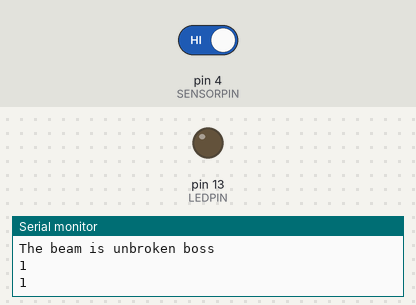
The sketch below on a simulated Arduino Uno, built with avr-gcc and run on an emulated ATmega328P. Shown: output pins drawn as LEDs (lit = HIGH), the last lines printed to the serial monitor. The inputs (shaded band) are chosen by the test bench; at power-on: pin 4 (SENSORPIN) HIGH.

Above: at 1.2 s.
1.3 s: pin 4 (SENSORPIN) driven LOW
At 1.9 s:
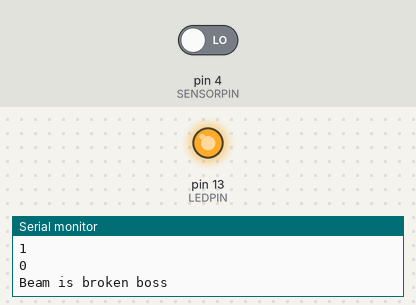
Timing chart, 0 to 4.3 s (numbered marks = the images above; inputs shaded):
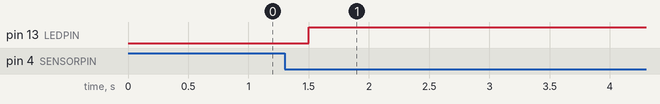

Measured:
- after the input at 1.3 s, pin 13 (LEDPIN): LOW → HIGH after 0.20 s

The sketch:

detectChange.ino
```cpp
#include <Wire.h>

#define LEDPIN 13
#define SENSORPIN 4

int sensorState = 0;
int lastState = 0;
int connection = 0;

void setup() {
  // put your setup code here, to run once:
  Serial.begin(9600);
  Wire.begin(0x08);
  pinMode(LEDPIN, OUTPUT);
  pinMode(SENSORPIN, INPUT_PULLUP);
  Wire.onRequest(sendEvent);
  Wire.onReceive(receiveEvent);

}

void receiveEvent(int starter) {
  Serial.print(starter);
  connection = starter;
}

void sendEvent() {
  Wire.write(sensorState);
}

void loop() {

  sensorState = digitalRead(SENSORPIN);
  Serial.println(sensorState);

  if (sensorState == LOW) {
    digitalWrite(LEDPIN, HIGH);
  }
  else {
    digitalWrite(LEDPIN, LOW);
  }

  if (sensorState && !lastState) {
    Serial.println("The beam is unbroken boss");
  }
  if (!sensorState && lastState) {
    Serial.println("Beam is broken boss");

    delay(5000);
  }
  lastState = sensorState;

  delay(500);

}
```
